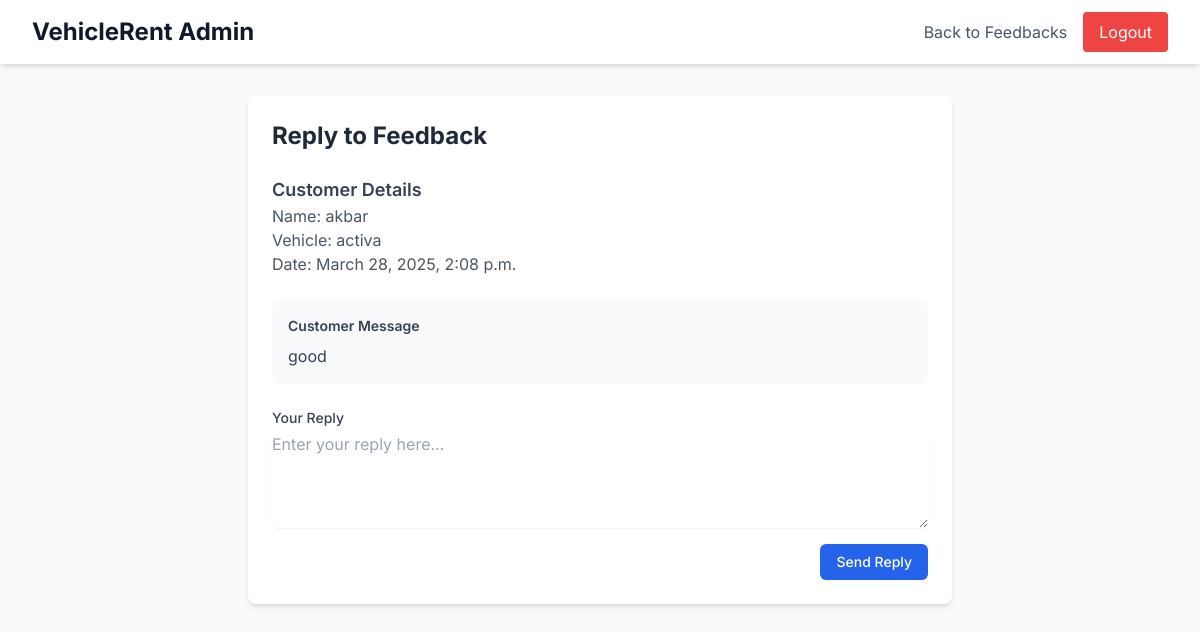
Page /reply-feedback/3/ (signed in) on the committed database.
### home/models.py (models this page shows, shortened)
class Feedback(models.Model):
    rental = models.ForeignKey(Rental, on_delete=models.CASCADE, related_name='feedbacks')
    message = models.TextField()
    created_at = models.DateTimeField(auto_now_add=True)
    is_admin_reply = models.BooleanField(default=False)
    admin_reply = models.TextField(blank=True, null=True)
    replied_at = models.DateTimeField(null=True, blank=True)

class Rental(models.Model):
    id = models.AutoField(primary_key=True)  # Ensure primary key is auto-incrementing
    customer = models.ForeignKey(Customer, on_delete=models.CASCADE)
    vehicle = models.ForeignKey(Vehicle, on_delete=models.CASCADE)
    start_date = models.DateField()
    end_date = models.DateField()
    total_price = models.DecimalField(max_digits=10, decimal_places=2)
    is_fully_paid = models.BooleanField(default=False)

class Customer(models.Model):
    user = models.OneToOneField(User, on_delete=models.CASCADE)
    phone = models.CharField(max_length=15, unique=True)

class Vehicle(models.Model):
    name = models.CharField(max_length=100)
    brand = models.CharField(max_length=100)
    model_year = models.IntegerField()
    price_per_day = models.DecimalField(max_digits=10, decimal_places=2)
    description = models.TextField(blank=True)
    image = models.ImageField(upload_to="vehicle_images/", blank=True, null=True)
    available = models.BooleanField(default=True)

### home/views.py (the view, shortened to what this page needs)
# urls.py: path('reply-feedback/<int:feedback_id>/', views.reply_feedback, name='reply_feedback'),
@login_required
@user_passes_test(lambda u: u.is_superuser)
def reply_feedback(request, feedback_id):
    feedback = get_object_or_404(Feedback, id=feedback_id)
    return render(request, "reply_feedback.html", {"feedback": feedback})

### templates/reply_feedback.html (shortened to what this page needs)
<!DOCTYPE html>
<html lang="en">
<head>
    <script src="https://cdn.tailwindcss.com"></script>
</head>
<body class="bg-gray-50">
    <div class="min-h-screen">
        <nav class="bg-white shadow-md">
            <div class="max-w-7xl mx-auto px-4 sm:px-6 lg:px-8">
                <div class="flex justify-between h-16">
                    <div class="flex">
                        <div class="flex-shrink-0 flex items-center">
                            <h1 class="text-2xl font-bold text-gray-900">VehicleRent Admin</h1>
                        </div>
                    </div>
                    <div class="flex items-center space-x-4">
                        <a href="{% url 'view_feedbacks' %}" class="text-gray-600 hover:text-gray-900">Back to Feedbacks</a>
                        <a href="{% url 'admin_logout' %}" class="bg-red-500 text-white px-4 py-2 rounded hover:bg-red-600">
                            Logout
                        </a>
                    </div>
                </div>
            </div>
        </nav>
        <div class="max-w-3xl mx-auto px-4 sm:px-6 lg:px-8 py-8">
            <div class="bg-white rounded-lg shadow-md p-6 mb-6">
                <h2 class="text-2xl font-bold text-gray-800 mb-6">Reply to Feedback</h2>
                <div class="mb-6">
                    <h3 class="text-lg font-semibold text-gray-700">Customer Details</h3>
                    <p class="text-gray-600">Name: {{ feedback.rental.customer.user.get_full_name }}</p>
                    <p class="text-gray-600">Vehicle: {{ feedback.rental.vehicle.name }}</p>
                    <p class="text-gray-600">Date: {{ feedback.created_at|date:"F j, Y, g:i a" }}</p>
                </div>
                <div class="bg-gray-50 rounded-lg p-4 mb-6">
                    <h4 class="text-sm font-semibold text-gray-700 mb-2">Customer Message</h4>
                    <p class="text-gray-700">{{ feedback.message }}</p>
                </div>
                <form method="POST" class="space-y-4">
                    <div>
                        <label for="admin_reply" class="block text-sm font-medium text-gray-700">Your Reply</label>
                        <textarea
                            id="admin_reply"
                            name="admin_reply"
                            rows="4"
                            class="mt-1 block w-full rounded-md border-gray-300 shadow-sm focus:border-blue-500 focus:ring-blue-500"
                            placeholder="Enter your reply here..."
                            required
                        ></textarea>
                    </div>
                    <div class="flex justify-end">
                        <button type="submit" class="px-4 py-2 text-sm font-medium text-white bg-blue-600 rounded-md hover:bg-blue-700">
                            Send Reply
                        </button>
                    </div>
                </form>
            </div>
        </div>
    </div>
</body>
</html>

### templates/reply_feedback.html (style rules this page uses)
body { font-family: 'Inter', sans-serif; }

### rows in the picture
Feedback: rental.customer.user.get_full_name "akbar", rental.vehicle.name "activa", created_at "March 28, 2025, 2:08 p.m.", message "good"
